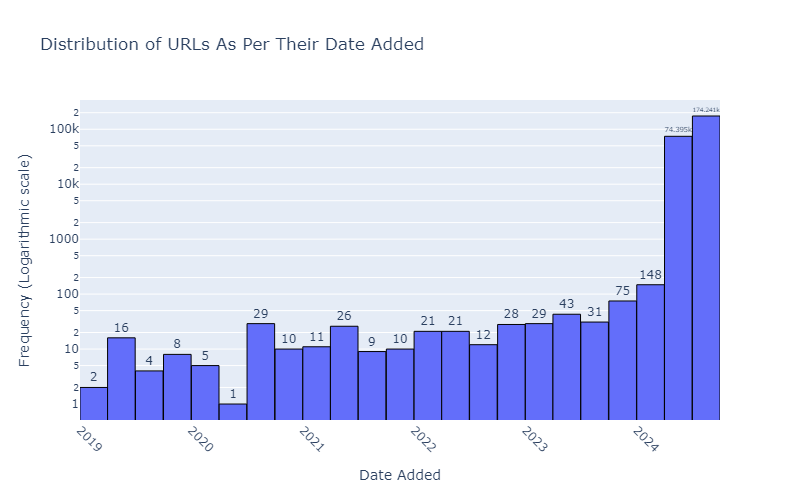

This chart was generated by the following Python code:
# %%
import pandas as pd
import plotly.express as px
import plotly.io as pio

# Define a custom template with black edges for histogram bars
pt = pio.templates['plotly']
pt.data.histogram[0].marker.line.color = 'black'
pt.data.histogram[0].marker.line.width = 1
pio.templates['custom'] = pt
pio.templates.default = 'custom'

# %%
# Load the dataset
data = pd.read_csv('dataset.csv', skiprows=8)

# %%
# Convert the 'dateadded' column to datetime format
data['dateadded'] = pd.to_datetime(data['dateadded'], format='%Y-%m-%d %H:%M:%S')

# %%
# Calculate the skewness of our data on the 'dateadded' column
date_skewness = data['dateadded'].value_counts().skew()
print(f"Skewness of 'dateadded' distribution using pandas: {date_skewness:.2f}")

# %% [markdown]
# A value of 5.59 indicates that our dataset is highly skewed towards recent dates.
# This means that the majority of URLs in our dataset have been added recently with some outliers that that were added on
# older dates

# %%
# Plot a histogram to visualize the distribution of 'dateadded'
fig = px.histogram(
    data,
    x='dateadded',
    nbins=30,
    title='Distribution of URLs As Per Their Date Added')
fig.update_traces(
    texttemplate='%{y}',
    textposition='outside'
)
fig.update_layout(
    xaxis_title='Date Added',
    yaxis_title='Frequency (Logarithmic scale)',
    xaxis=dict(tickangle=45),
    yaxis=dict(type='log'), # Since our data is skewed, we use logarithmic scale to better see our histogram.
    width=800)
fig.show()

# %%
fig.write_image('skewness.svg')
fig.write_image('skewness.png')
fig.write_html('skewness.html')
